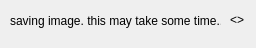
<?xml version="1.0" encoding="UTF-8"?>
<ui version="4.0">
 <class>idleDialog</class>
 <widget class="QDialog" name="idleDialog">
  <property name="windowModality">
   <enum>Qt::WindowModal</enum>
  </property>
  <property name="geometry">
   <rect>
    <x>0</x>
    <y>0</y>
    <width>256</width>
    <height>48</height>
   </rect>
  </property>
  <property name="minimumSize">
   <size>
    <width>256</width>
    <height>48</height>
   </size>
  </property>
  <property name="windowTitle">
   <string>saving image...</string>
  </property>
  <widget class="QLabel" name="textLabel">
   <property name="geometry">
    <rect>
     <x>10</x>
     <y>10</y>
     <width>211</width>
     <height>21</height>
    </rect>
   </property>
   <property name="text">
    <string>saving image. this may take some time...</string>
   </property>
  </widget>
  <widget class="QLabel" name="movieLabel">
   <property name="geometry">
    <rect>
     <x>230</x>
     <y>12</y>
     <width>16</width>
     <height>16</height>
    </rect>
   </property>
   <property name="minimumSize">
    <size>
     <width>16</width>
     <height>16</height>
    </size>
   </property>
   <property name="maximumSize">
    <size>
     <width>16</width>
     <height>16</height>
    </size>
   </property>
   <property name="text">
    <string>&lt;&gt;</string>
   </property>
  </widget>
 </widget>
 <resources/>
 <connections/>
</ui>
